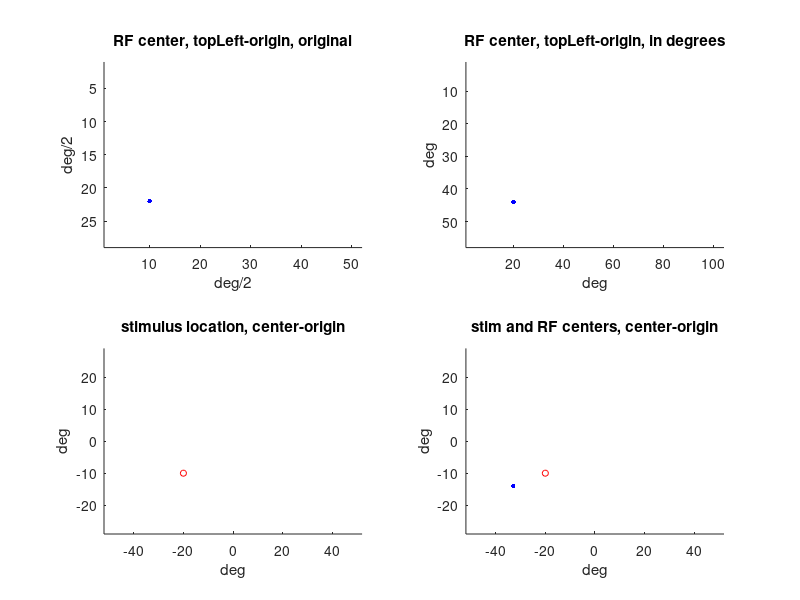

Recreate this plot in MATLAB. (Note: this script raises an error after producing the figure.)

%% Turn RF center coordinates into stimulus center-origin coordinates

% To start with just one example center, choose an az and el
az = 10;
el = 22;

azDim = 52;
elDim = 29;

azDeg = az*2;
elDeg = el*2;
azDimDeg = azDim*2;
elDimDeg = elDim*2;

stimAz = -20;
stimEl = -10;


figure;
% plot RF center (recorded in topLeft-origin coordinates) 
    subplot(2,2,1)
        scatter(az,el,10,'b','filled');
        xlim([1 azDim]); xlabel('deg/2')
        ylim([1 elDim]); ylabel('deg/2')
        set(gca, 'YDir', 'reverse')
        title('RF center, topLeft-origin, original')

% plot RF center (recorded in topLeft-origin coordinates) 
    subplot(2,2,2)
        scatter(azDeg,elDeg,10,'b','filled');
        xlim([1 azDimDeg]); xlabel('deg')
        ylim([1 elDimDeg]); ylabel('deg')
        set(gca, 'YDir', 'reverse')
        title('RF center, topLeft-origin, in degrees')

% plot stimulus center (recorded in center-origin coordinates)        
    subplot(2,2,3)
        scatter(stimAz,stimEl,20,'r');
        xlim([-52 52]); xlabel('deg')
        ylim([-29 29]); ylabel('deg')
        title('stimulus location, center-origin')

% transform image Y axis (elevation) into bottom-Left origin coordinates to
% match X axis (azimuth)
    el_flip = elDimDeg - elDeg;

% transform X and Y RF centers into center-origin coordinates
    azRFcent = (az - (azDim+1)/2)*2;  % 1-based indexing, so that's why I added the 1
    elRFcent = ((elDim+1)/2 - el)*2;

% plot stimulus center and RF centers in center-origin coordinates
    subplot(2,2,4)
        scatter(stimAz,stimEl,20,'r'); hold on
        scatter(azRFcent,elRFcent,10,'b', 'filled')
        xlim([-52 52]); xlabel('deg')
        ylim([-29 29]); ylabel('deg')
        title('stim and RF centers, center-origin')

% distance between RF center and stimulus (degrees)
RFstimDist = sqrt((azRFcent - stimAz)^2 + (elRFcent - stimEl)^2);



%% Now use 'azs' and 'els'
clear all; close all

% Choose experiment
iexp=2;


baseDir = '\\duhs-user-nc1.dhe.duke.edu\dusom_glickfeldlab\All_staff\home\';
    [exptStruct] = iniExptStruct(iexp); % Load relevant times and directories for this experiment
load(fullfile(baseDir, 'sara\Analysis\Neuropixel\ISN_Jerry\spatialRFs\', [exptStruct.mouse '-' exptStruct.date '_spatialRFs.mat']))

ind_RF = find(ind_sigRF>0);

azDim = 52;
elDim = 29;

% stimulus radius (deg)
stimRad = 7.5 / 2;

stimPosition = exptStruct.stimPos;
   stimAz = stimPosition(1);
   stimEl = stimPosition(2);


% Keep only cells with significant RFs
azs_RF = azs(ind_RF);
els_RF = els(ind_RF);

% Convert RF centers from top-left-origin coordinates to center-origin coordinates
    azRFcent = (azs_RF - (azDim+1)/2) * 2;
    elRFcent = ((elDim+1)/2 - els_RF) * 2;

% Distance from each RF center to stimulus (degrees)
    RFstimDist = hypot(azRFcent - stimAz, elRFcent - stimEl);

    figure;
    sgtitle(['expt ' num2str(iexp) ', ' exptStruct.mouse ' ' exptStruct.date])

% RF centers in original coordinates
    subplot(2,2,1)
        scatter(azs_RF, els_RF, 20, 'b', 'filled')
        xlim([1 azDim])
        ylim([1 elDim])
        set(gca,'YDir','reverse')
        xlabel('deg/2')
        ylabel('deg/2')
        title('RF centers, topLeft-origin')

% RF centers in degree units (still top-left-origin)
    subplot(2,2,2)
        scatter(azs_RF*2, els_RF*2, 20, 'b', 'filled')
        xlim([1 azDim*2])
        ylim([1 elDim*2])
        set(gca,'YDir','reverse')
        xlabel('deg')
        ylabel('deg')
        title('RF centers, topLeft-origin (deg)')

% Stimulus location
    subplot(2,2,3)
        scatter(stimAz, stimEl, 50, 'r', 'filled')
        xlim([-52 52])
        ylim([-29 29])
        xlabel('deg')
        ylabel('deg')
        title('Stimulus location')

% RF centers and stimulus in center-origin coordinates
    subplot(2,2,4)
        scatter(azRFcent, elRFcent, 20, 'b', 'filled')
        hold on
        % stimulus center
        scatter(stimAz, stimEl, 20, 'r', 'filled')
        % stimulus circle
        theta = linspace(0,2*pi,200);
        plot(stimAz + stimRad*cos(theta), ...
             stimEl + stimRad*sin(theta), ...
             'r-', 'LineWidth', 1.5);
                
        xlim([-52 52])
        ylim([-29 29])
        xlabel('deg')
        ylabel('deg')
        axis equal
        title(sprintf('RF centers and stimulus (mean dist = %.2f deg)', nanmean(RFstimDist)))
        legend('RF centers','Stimulus','Location','best')
